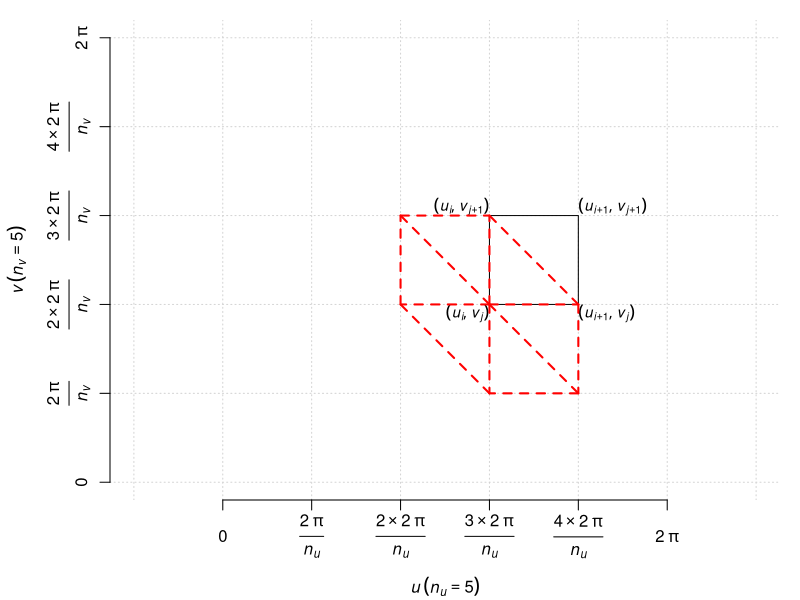

The R script that drew this image:
## ---- chunk 1
knitr::opts_chunk$set(fig.path = "./figures/OpenglParametricWithNormals-")
## ---- chunk 2
par(mar=c(5,5.5,1,1))
plot(0,0, xlim=c(0,10), ylim=c(0,10), type="n", axes=FALSE, 
     xlab=NA, ylab=NA, asp=1)
mtext(expression(italic(u)~group("(", italic(n[u]) == 5, ")")), side=1, line=4)
mtext(expression(italic(v)~group("(", italic(n[v]) == 5, ")")), side=2, line=4)
grid()
axis(1, at=c(0,2,4,6,8,10), 
     labels = c(0, 
                expression(over(2~pi, italic(n[u]))),
                expression(over(2 %*% 2~pi, italic(n[u]))),
                expression(over(3 %*% 2~pi, italic(n[u]))),
                expression(over(4 %*% 2~pi, italic(n[u]))),
                expression(2~pi)), 
     padj=0.5)
axis(2, at=c(0,2,4,6,8,10), 
     labels = c(0, 
                expression(over(2~pi, italic(n[v]))),
                expression(over(2 %*% 2~pi, italic(n[v]))),
                expression(over(3 %*% 2~pi, italic(n[v]))),
                expression(over(4 %*% 2~pi, italic(n[v]))),
                expression(2~pi)), 
     padj=0.1)

text(6, 4, 
     expression(group("(",list(italic(u[i]), italic(v[j])),")")), 
     cex=0.9, adj=c(1,1))
text(8, 4, 
     expression(group("(",list(italic(u[i+1]), italic(v[j])),")")), 
     cex=0.9, adj=c(0,1))
text(6, 6, 
     expression(group("(",list(italic(u[i]), italic(v[j+1])),")")), 
     cex=0.9, adj=c(1,0))
text(8, 6, 
     expression(group("(",list(italic(u[i+1]), italic(v[j+1])),")")), 
     cex=0.9, adj=c(0,0))
polygon(c(6,6,8,8), c(4,6,6,4))
segments(6, 4, 6, 6, col="red", lty="dashed", lwd=2)
segments(6, 4, 8, 4, col="red", lty="dashed", lwd=2)
segments(8, 4, 6, 6, col="red", lty="dashed", lwd=2)
segments(6, 4, 8, 2, col="red", lty="dashed", lwd=2)
segments(6, 4, 6, 2, col="red", lty="dashed", lwd=2)
segments(8, 2, 6, 2, col="red", lty="dashed", lwd=2)
segments(6, 4, 4, 4, col="red", lty="dashed", lwd=2)
segments(6, 4, 4, 6, col="red", lty="dashed", lwd=2)
segments(4, 4, 4, 6, col="red", lty="dashed", lwd=2)
segments(8, 4, 8, 2, col="red", lty="dashed", lwd=2)
segments(6, 2, 4, 4, col="red", lty="dashed", lwd=2)
segments(4, 6, 6, 6, col="red", lty="dashed", lwd=2)
